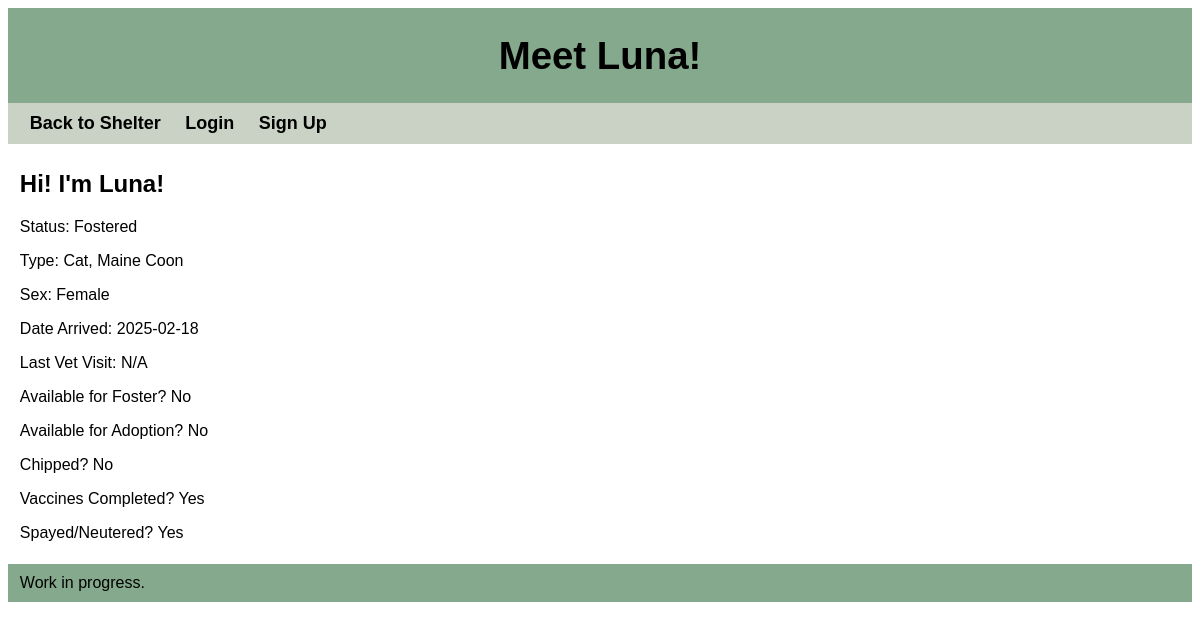
/animal/4, run on the app's committed database.
### tables this page shows
CREATE TABLE Animal (
        animal_id INTEGER PRIMARY KEY AUTOINCREMENT,
        shelter_id INTEGER,
        name TEXT NOT NULL,
        type TEXT NOT NULL,
        breed TEXT NOT NULL,
        sex TEXT NOT NULL,
        foster INTEGER NOT NULL,
        adopt INTEGER NOT NULL,
        status TEXT NOT NULL,
        date_time_arrived TEXT NOT NULL,
        chipped BOOLEAN NOT NULL,
        date_last_vet_visit TEXT NOT NULL,
        vaccines BOOLEAN NOT NULL,
        spayed_neutered BOOLEAN NOT NULL,
        FOREIGN KEY (shelter_id) REFERENCES Shelter(shelter_id)
    );

### app/api.py (the view)
@app.route("/animal/<int:animalID>", methods = ['GET'])
def index_by_id(animalID = 0):
    conn = sqlite3.connect(DATABASE)
    conn.row_factory = sqlite3.Row
    cursor = conn.cursor()
    animal = cursor.execute(('SELECT name, type, status, shelter_id, breed, animal_id, sex, date_time_arrived, vaccines, spayed_neutered FROM Animal WHERE animal_id = ?'), (animalID,)).fetchone()
    conn.close()
    if not animal:
       return "Animal not found."
    return render_template("animal.html", animal=animal)

### app/api.py (called while the page is built, shortened)
@app.before_request
def auto_logout():
    if not current_user.is_authenticated:
        return

### app/templates/animal.html (shortened to what this page needs)
<!doctype html>
<html>
<head>
    <link rel="stylesheet" type="text/css" href="{{ url_for('static', filename='style.css') }}">
</head>
<body>
    <div id="container">
        <header>
            <h1>Meet {{ animal['name'] }}!</h1>
        </header>
        <nav id="navbar">
            <a href="/home/{{ animal['shelter_id'] }}">Back to Shelter</a>
            {% if current_user.is_authenticated %}
                <a href="{{ url_for('logout') }}" class="nav-button">Logout</a>
            {% else %}
                <a href="/login.html" class="nav-button">Login</a>
                <a href="/signup.html" class="nav-button">Sign Up</a>
            {% endif %}
        </nav>
        <main>
            {% if animal %}
                <div id="animal-info">
                    <h2>Hi! I'm {{ animal['name'] }}!</h2>
                    <p>Status: {{ animal['status'] }}</p>
                    <p>Type: {{ animal['type'] }}, {{ animal['breed'] }}</p>
                    <p>Sex: {{ animal['sex'] }}</p>
                    <p>Date Arrived: {{ animal['date_time_arrived'] }}</p>
                    <p>Last Vet Visit: {{ animal['date_last_vet_visit'] or 'N/A' }}</p>
                    <p>Available for Foster? {% if animal['foster'] == 0 %}Yes{% else %}No{% endif %}</p>
                    <p>Available for Adoption? {% if animal['adopt'] == 0 %}Yes{% else %}No{% endif %}</p>
                    <p>Chipped? {% if animal['chipped'] == 0 %}Yes{% else %}No{% endif %}</p>
                    <p>Vaccines Completed? {% if animal['vaccines'] == 1 %}Yes{% else %}No{% endif %}</p>
                    <p>Spayed/Neutered? {% if animal['spayed_neutered'] == 1 %}Yes{% else %}No{% endif %}</p>
                </div>
            {% endif %}
        </main>
        <footer>Work in progress.</footer>
    </div>
</body>
</html>

### app/static/style.css (style rules this page uses)
header { font-size: larger; background-color: #84a98c; align-content:center; text-align: center; font-family: 'Franklin Gothic Medium', 'Arial Narrow', Arial, sans-serif; }
nav { background-color: #cad2c5; padding: 10px 1%; font-family: Arial, Helvetica, sans-serif; }
nav a { font-weight: bold; font-size: large; text-decoration: none; padding: 10px; color: black; }
main { padding: 0.5% 1%; font-family: Arial, Helvetica, sans-serif; }
footer { background-color: #84a98c; padding: 10px 1%; font-family: 'Franklin Gothic Medium', 'Arial Narrow', Arial, sans-serif; }

### data on the page
Animal: name "Luna", status "Fostered", type "Cat", breed "Maine Coon", sex "Female", date_time_arrived "2025-02-18"

### other printed values
{{ animal['date_last_vet_visit'] or 'N/A' }} "N/A"
